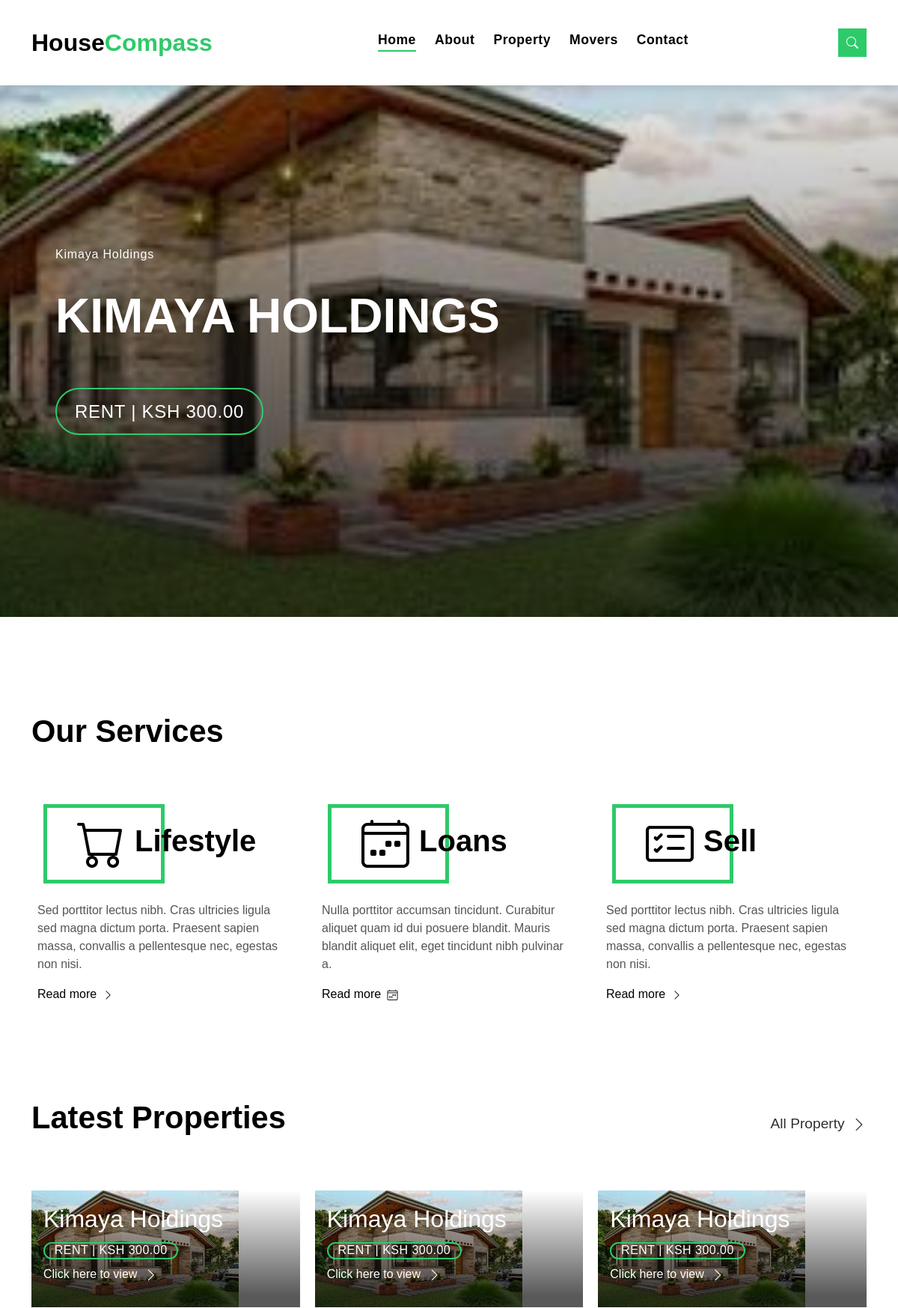
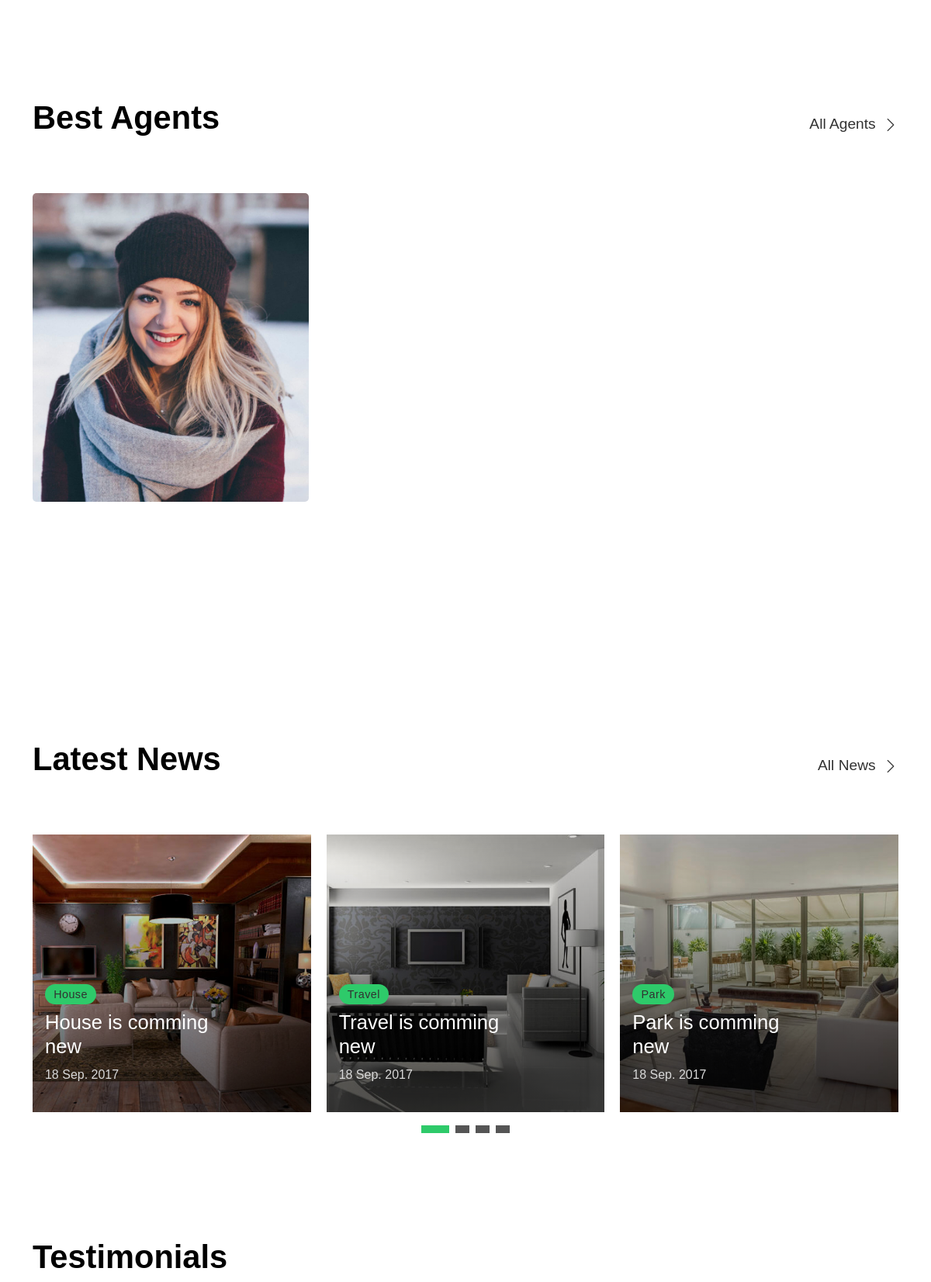
The page / (upper part) on the database its author committed (2 pictures, top to bottom).
### campass/models.py (models this page shows, shortened)
class House(models.Model):
    agent = models.ForeignKey(Agent, on_delete=models.CASCADE)
    name = models.CharField(max_length=100)
    description = models.CharField(max_length=500)
    house_type = models.CharField(max_length=100)
    area = models.CharField(max_length=100)
    beds = models.CharField(max_length=100)
    baths  = models.CharField(max_length=100)
    address = models.CharField(max_length=200)
    price = models.DecimalField(max_digits=10, decimal_places=2)
    image = models.ImageField(upload_to='houses')
    latitude = models.DecimalField(max_digits=20, decimal_places=10)
    longitude = models.DecimalField(max_digits=20, decimal_places=10)
    class Meta:
        ordering = ['name']

class Agent(models.Model):
    name = models.CharField(max_length=200)
    description = models.CharField(max_length=500)
    image = models.ImageField(upload_to='houses',default="houses/agent.png")
    phone_number = models.CharField(max_length=12)
    email = models.EmailField()
    class Meta:
        ordering = ['name']

### campass/views.py (the view)
# urls.py: path('', IndexList.as_view(), name='home'),
class IndexList(ListView):
    model = Agent
    template_name='index.html'
    context_object_name = 'agents'
    def get_context_data(self, **kwargs):
        context = super().get_context_data(**kwargs)
        houses = House.objects.all()
        context['houses'] = houses
        return context

### templates/index.html (shortened to what this page needs)
{%extends 'base.html'%}
{%load static %}
{%block content%}
{% include 'partials/header.html' %}
{%load static %}
  <div class="intro intro-carousel swiper position-relative">
    <div class="swiper-wrapper">
		{% for house in houses %}
			{% if forloop.counter < 5 %}
      <div class="swiper-slide carousel-item-a intro-item bg-image" style="background-image: url('{{ house.image.url }}')">
        <div class="overlay overlay-a"></div>
        <div class="intro-content display-table">
          <div class="table-cell">
            <div class="container">
              <div class="row">
                <div class="col-lg-8">
                  <div class="intro-body">
                    <p class="intro-title-top">
						{{house.name}}
                      <br>
                    </p>
                    <h1 class="intro-title mb-4 ">
                      {{house.name}}
                    </h1>
                    <p class="intro-subtitle intro-price">
                      <a href="#"><span class="price-a">rent | Ksh {{house.price}}</span></a>
                    </p>
                  </div>
                </div>
              </div>
            </div>
          </div>
        </div>
      </div>
	  {% endif %}
	  {% endfor %}
    </div>
  </div>
<main id="main">
	 <section class="section-services section-t8">
		<div class="container">
		  <div class="row">
			<div class="col-md-12">
			  <div class="title-wrap d-flex justify-content-between">
				<div class="title-box">
				  <h2 class="title-a">Our Services</h2>
				</div>
			  </div>
			</div>
		  </div>
		  <div class="row">
			<div class="col-md-4">
			  <div class="card-box-c foo">
				<div class="card-header-c d-flex">
				  <div class="card-box-ico">
					<span class="bi bi-cart"></span>
				  </div>
				  <div class="card-title-c align-self-center">
					<h2 class="title-c">Lifestyle</h2>
				  </div>
				</div>
				<div class="card-body-c">
				  <p class="content-c">
					Sed porttitor lectus nibh. Cras ultricies ligula sed magna dictum porta. Praesent sapien massa,
					convallis a pellentesque
					nec, egestas non nisi.
				  </p>
				</div>
				<div class="card-footer-c">
				  <a href="#" class="link-c link-icon">Read more
					<span class="bi bi-chevron-right"></span>
				  </a>
				</div>
			  </div>
			</div>
			<div class="col-md-4">
			  <div class="card-box-c foo">
				<div class="card-header-c d-flex">
				  <div class="card-box-ico">
					<span class="bi bi-calendar4-week"></span>
				  </div>
				  <div class="card-title-c align-self-center">
					<h2 class="title-c">Loans</h2>
				  </div>
				</div>
				<div class="card-body-c">
				  <p class="content-c">
					Nulla porttitor accumsan tincidunt. Curabitur aliquet quam id dui posuere blandit. Mauris blandit
					aliquet elit, eget tincidunt
					nibh pulvinar a.
				  </p>
				</div>
				<div class="card-footer-c">
				  <a href="#" class="link-c link-icon">Read more
					<span class="bi bi-calendar4-week"></span>
				  </a>
				</div>
			  </div>
			</div>
			<div class="col-md-4">
			  <div class="card-box-c foo">
				<div class="card-header-c d-flex">
				  <div class="card-box-ico">
					<span class="bi bi-card-checklist"></span>
				  </div>
				  <div class="card-title-c align-self-center">
					<h2 class="title-c">Sell</h2>
				  </div>
				</div>
				<div class="card-body-c">
				  <p class="content-c">
					Sed porttitor lectus nibh. Cras ultricies ligula sed magna dictum porta. Praesent sapien massa,
					convallis a pellentesque
					nec, egestas non nisi.
				  </p>
				</div>
				<div class="card-footer-c">
				  <a href="#" class="link-c link-icon">Read more
					<span class="bi bi-chevron-right"></span>
				  </a>
				</div>
			  </div>
			</div>
		  </div>
		</div>
	  </section>
	  <section class="section-property section-t8">
		<div class="container">
		  <div class="row">
			<div class="col-md-12">
			  <div class="title-wrap d-flex justify-content-between">
				<div class="title-box">
				  <h2 class="title-a">Latest Properties</h2>
				</div>
				<div class="title-link">
				  <a href="{% url 'houses' %}">All Property
					<span class="bi bi-chevron-right"></span>
				  </a>
				</div>
			  </div>
			</div>
		  </div>
		  <div id="property-carousel" class="swiper">
			<div class="swiper-wrapper">
			{% for house in houses %}
			{% if forloop.counter < 4 %}
			  <div class="carousel-item-b swiper-slide">
				<div class="card-box-a card-shadow">
				  <div class="img-box-a">
					<img src="{{ house.image.url }}" alt="" class="img-a img-fluid">
				  </div>
				  <div class="card-overlay">
					<div class="card-overlay-a-content">
					  <div class="card-header-a">
						<h2 class="card-title-a">
						  <a href="property-single.html">
							<br /> {{house.name}}</a>
						</h2>
					  </div>
					  <div class="card-body-a">
						<div class="price-box d-flex">
						  <span class="price-a">rent | Ksh {{ house.price }}</span>
						</div>
						<a href="{% url 'house' house.id %}" class="link-a">Click here to view
						  <span class="bi bi-chevron-right"></span>
						</a>
					  </div>
					</div>
				  </div>
				</div>
			  </div>
			  {% endif %}
			{% endfor %}
			</div>
		  </div>
		</div>
	  </section>
	  <section class="section-agents section-t8">
		<div class="container">
		  <div class="row">
			<div class="col-md-12">
			  <div class="title-wrap d-flex justify-content-between">
				<div class="title-box">
				  <h2 class="title-a">Best Agents</h2>
				</div>
				<div class="title-link">
				  <a href="{% url 'agent' %}">All Agents
					<span class="bi bi-chevron-right"></span>
				  </a>
				</div>
			  </div>
			</div>
		  </div>
		  <div class="row">
			{% for agent in agents %}
			{% if forloop.counter < 4 %}
			<div class="col-md-4">
				<div class="card-box-d">
				  <div class="card-img-d">
					<img src="{{ agent.image.url }}" alt="" class="img-d img-fluid" style="border-radius: 5px;">
				  </div>
				  <div class="card-body">
					<div class="r">
						<div class="card-header-d">
						  <div class="card-title-d align-self-center">
						  </div>
						</div>
						<div class="card-body-d">
						</div>
					  </div>
				  </div>
				</div>
			  </div>
			{% endif %}
			{% endfor %}
		  </div>
		</div>
	  </section>
	  <section class="section-news section-t8">
		<div class="container">
		  <div class="row">
			<div class="col-md-12">
			  <div class="title-wrap d-flex justify-content-between">
				<div class="title-box">
				  <h2 class="title-a">Latest News</h2>
				</div>
				<div class="title-link">
				  <a href="blog-grid.html">All News
					<span class="bi bi-chevron-right"></span>
				  </a>
				</div>
			  </div>
			</div>
		  </div>
		  <div id="news-carousel" class="swiper">
			<div class="swiper-wrapper">
			  <div class="carousel-item-c swiper-slide">
				<div class="card-box-b card-shadow news-box">
				  <div class="img-box-b">
					<img src="{% static 'assets/img/post-2.jpg' %}" alt="" class="img-b img-fluid">
				  </div>
				  <div class="card-overlay">
					<div class="card-header-b">
					  <div class="card-category-b">
						<a href="#" class="category-b">House</a>
					  </div>
					  <div class="card-title-b">
						<h2 class="title-2">
						  <a href="blog-single.html">House is comming
							<br> new</a>
						</h2>
					  </div>
					  <div class="card-date">
						<span class="date-b">18 Sep. 2017</span>
					  </div>
					</div>
				  </div>
				</div>
			  </div>
			  <div class="carousel-item-c swiper-slide">
				<div class="card-box-b card-shadow news-box">
				  <div class="img-box-b">
					<img src="{% static 'assets/img/post-5.jpg' %}" alt="" class="img-b img-fluid">
				  </div>
				  <div class="card-overlay">
					<div class="card-header-b">
					  <div class="card-category-b">
						<a href="#" class="category-b">Travel</a>
					  </div>
					  <div class="card-title-b">
						<h2 class="title-2">
						  <a href="blog-single.html">Travel is comming
							<br> new</a>
						</h2>
					  </div>
					  <div class="card-date">
						<span class="date-b">18 Sep. 2017</span>
					  </div>
					</div>
				  </div>
				</div>
			  </div>
			  <div class="carousel-item-c swiper-slide">
				<div class="card-box-b card-shadow news-box">
				  <div class="img-box-b">
					<img src="{% static 'assets/img/post-7.jpg' %}" alt="" class="img-b img-fluid">
				  </div>
				  <div class="card-overlay">
					<div class="card-header-b">
					  <div class="card-category-b">
						<a href="#" class="category-b">Park</a>
					  </div>
					  <div class="card-title-b">
						<h2 class="title-2">
						  <a href="blog-single.html">Park is comming
							<br> new</a>
						</h2>
					  </div>
					  <div class="card-date">
						<span class="date-b">18 Sep. 2017</span>
					  </div>
					</div>
				  </div>
				</div>
			  </div>
			</div>
		  </div>
		  <div class="news-carousel-pagination carousel-pagination"></div>
		</div>
	  </section>
	  <section class="section-testimonials section-t8 nav-arrow-a">
		<div class="container">
		  <div class="row">
			<div class="col-md-12">
			  <div class="title-wrap d-flex justify-content-between">
				<div class="title-box">
				  <h2 class="title-a">Testimonials</h2>
				</div>
			  </div>
			</div>
		  </div>
		</div>
	  </section>
</main>
{%endblock content%}

### rows shown on the page
House: image (picture), name "Kimaya Holdings", name "KIMAYA HOLDINGS", price "300.00"
Agent: image (picture)
